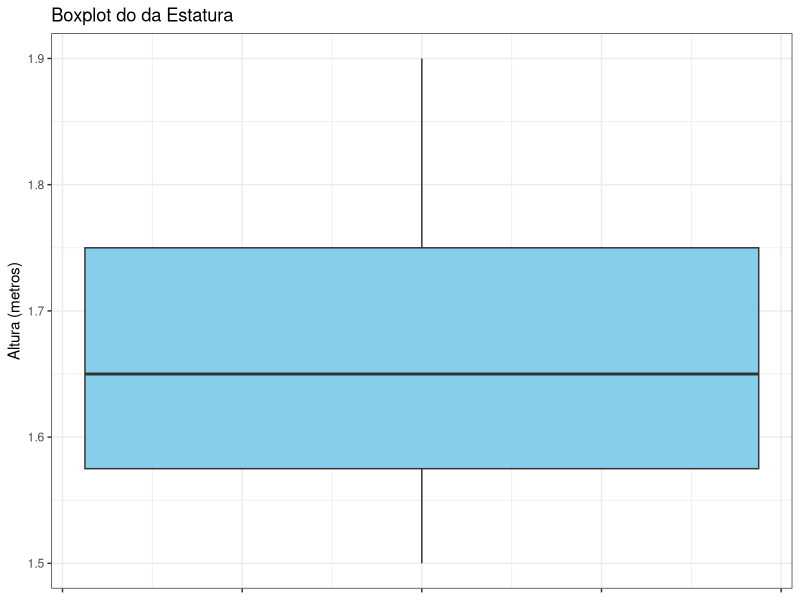

Write R code to recreate this figure.
library(readxl)  #pacote para leitura da base
library(ggplot2) #pacote para construção de gráficos

dados = read_excel("Base Casos.xlsx") #lendo base
ggplot(dados, aes(y = Estatura)) +  #construindo boxplot de estatura
  geom_boxplot(fill = "skyblue") +
  labs(title = "Boxplot do da Estatura", y = "Altura (metros)") +
  theme_bw() + 
  theme(axis.text.x = element_blank())
mean(dados$Estatura)
#altura média é 1.674348